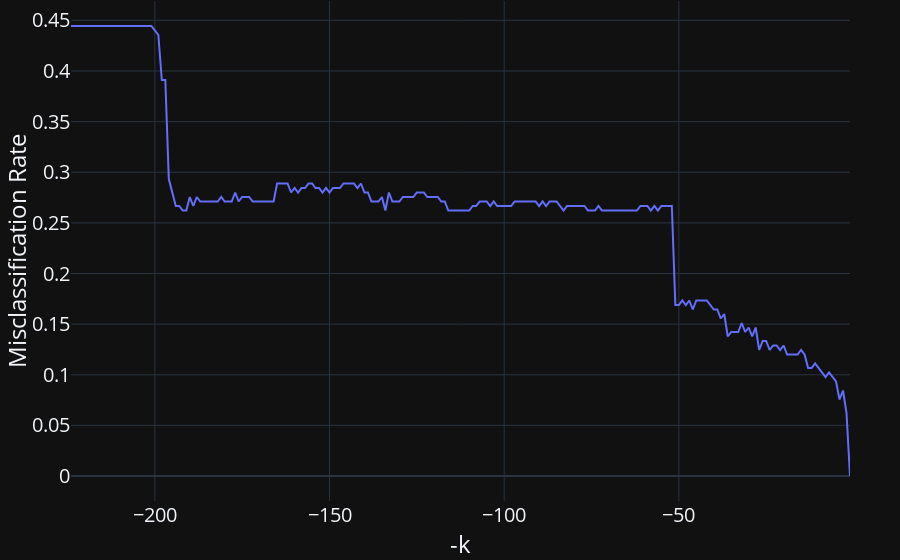

The notebook cell saved with this chart:
### Code cell
fig = px.line(errors_and_ks, x = "-k", y = "Misclassification Rate")
standardize_figure(fig)
fig.show()
fig.write_image("images/misclassification_rate_vs_neg_k.png", scale = 2)

### Figure 1 — Plotly figure (JSON) as saved in the notebook; plotly's stock layout.template omitted (floating-point values rounded to 4 significant figures; data arrays with more than 128 entries replaced by an {"elided": "..."} marker saying what was removed)
{"data": [{"hovertemplate": "-k=%{x}<br>Misclassification Rate=%{y}<extra></extra>", "legendgroup": "", "line": {"color": "#636efa", "dash": "solid"}, "marker": {"symbol": "circle"}, "mode": "lines", "name": "", "orientation": "v", "showlegend": false, "x": {"elided": "224 int values"}, "xaxis": "x", "y": {"elided": "224 float values"}, "yaxis": "y", "type": "scatter"}], "layout": {"xaxis": {"anchor": "y", "domain": [0.0, 1.0], "title": {"text": "-k"}}, "yaxis": {"anchor": "x", "domain": [0.0, 1.0], "title": {"text": "Misclassification Rate"}}, "legend": {"tracegroupgap": 0}, "margin": {"t": 1, "l": 50, "r": 50, "b": 0}, "font": {"size": 20}}}
